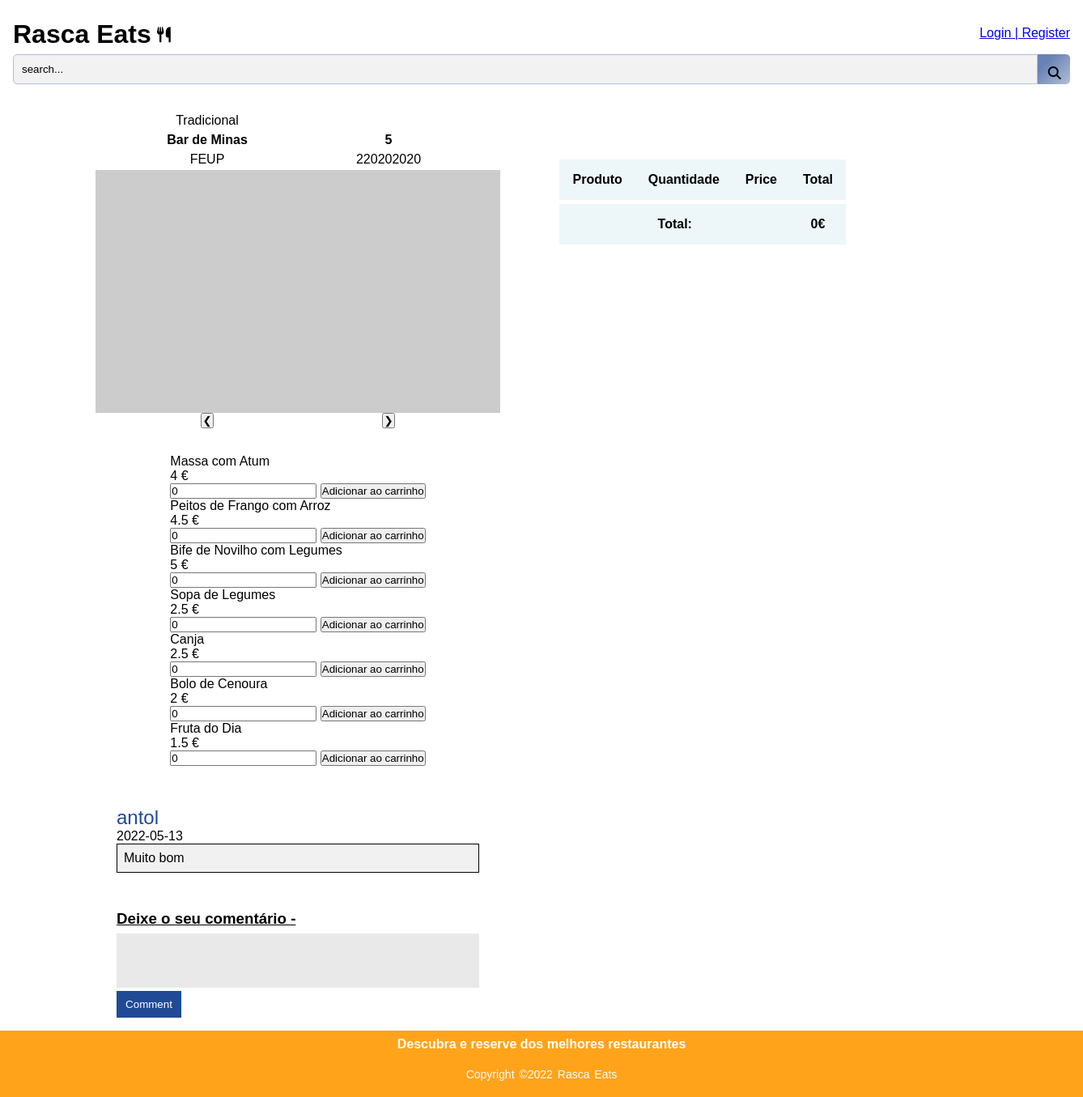
/restaurant.php?id=1, run on an earlier commit of the app's database.
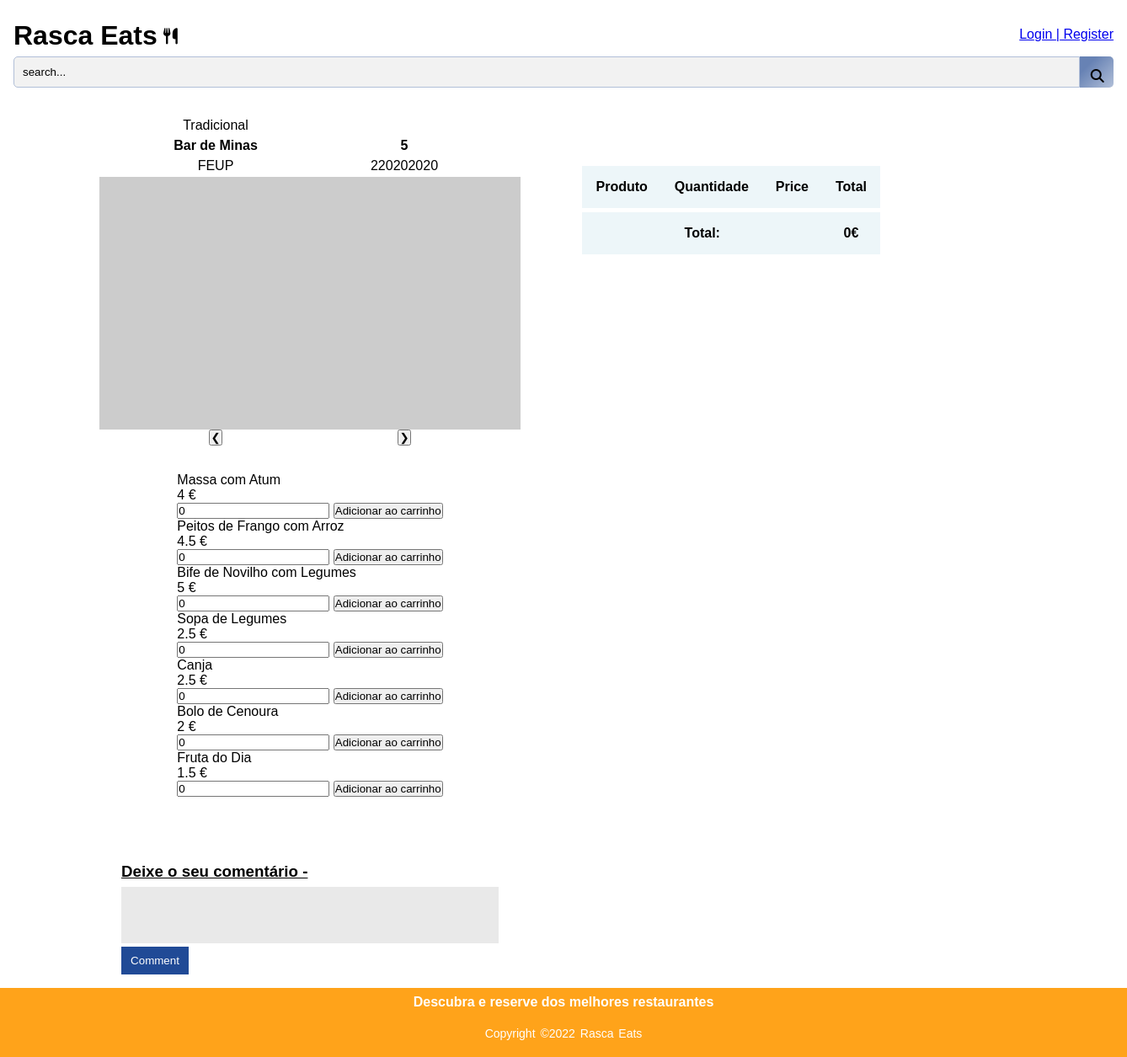
And on a later commit of the database.
### tables this page shows
CREATE TABLE Dish(
    dishId int PRIMARY KEY,
    restaurantId int,
    dishName varchar,
    price real,
    category varchar,
    CONSTRAINT fk_restaurantId FOREIGN KEY (restaurantId)
        REFERENCES Restaurant(restaurantId) 
        ON DELETE CASCADE
        ON UPDATE CASCADE
);

CREATE TABLE Comments(
    clientId int NOT NULL,
    restaurantId int NOT NULL,
    comment varchar NOT NULL,
    published date NOT NULL,
    CONSTRAINT fk_clientId FOREIGN KEY (clientId)
        REFERENCES Client(clientId) 
        ON DELETE CASCADE
        ON UPDATE CASCADE,
    CONSTRAINT fk_restaurantId FOREIGN KEY (restaurantId)
        REFERENCES Restaurant(restaurantId) 
        ON DELETE CASCADE
        ON UPDATE CASCADE 
);

CREATE TABLE Client(
    clientId int PRIMARY KEY NOT NULL,
    clientName varchar NOT NULL,
    email varchar NOT NULL,
    phoneNumber int NOT NULL,
    adress varchar NOT NULL,
    password varchar NOT NULL,
    username varchar NOT NULL
);

### sql/restaurant.php (called while the page is built, shortened)
<?php
    function getRestaurant($db){
        $stmt = $db->prepare('SELECT * FROM Restaurant WHERE restaurantId = ?');
        $stmt->execute(array($_GET['id']));
        return $stmt->fetch();
    }
    function getMenu($db){
        $stmt = $db->prepare('SELECT * FROM Dish WHERE restaurantId = ?');
        $stmt->execute(array($_GET['id']));
        return $stmt->fetchAll();
    }
?>

### sql/comments.php (called while the page is built, shortened)
<?php
    function getComments($db){
        $stmt = $db->prepare('SELECT * FROM Comments JOIN Client USING (clientID) WHERE restaurantId = ?');
        $stmt->execute(array($_GET['id']));
        return $stmt->fetchAll();
    }
?>

### restaurant.php (the view, shortened to what this page needs)
<?php
    require_once('sql/restaurant.php');
    require_once('templates/comments.php');
    require_once('sql/comments.php');
    $db = getDatabaseConnection();
    $db->setAttribute(PDO::ATTR_DEFAULT_FETCH_MODE, PDO::FETCH_ASSOC);
    $restaurant = getRestaurant($db);
    $menu = getMenu($db);
    $comments = getComments($db);
?>
<!DOCTYPE html>
<html lang="en">
<head>
    <link rel="stylesheet" href="style.css">
    <link rel="stylesheet" href="restaurant.css">
    <link rel="stylesheet" href="css/comments.css">
</head>
<body>
<header>
        <h1><a href="frontPage.php">Rasca Eats</a></h1>
        <i class="fa-solid fa-utensils"></i>
        <form action="https://www.google.pt/?hl=pt-PT" method="get" id="loginForm">
            <div class="login">
                <a href="login_register.php">Login | Register</a>
            </div>
        </form>
        <form action="file:///C:/Users/antol/LTW_php/Projeto_LTW/proj.html" method="get">
            <div class="search">
                <input type="text" class="searchInput" name="search" placeholder="search...">
                <button type="submit" class="searchButton">
                    <i class="fa-solid fa-magnifying-glass"></i>
                </button>
            </div>
        </form>
    </header>
    <section id= "restaurant">
        <p>
            <?php echo $restaurant['category'] ?>
        </p>
        <p>
            <?php echo $restaurant['restaurantName'] ?>
        </p>
        <p>
            <?php echo $restaurant['rating'] ?>
        </p>
        <p>
            <?php echo $restaurant['phoneNumber'] ?>
        </p>
        <p>
            <?php echo $restaurant['adress'] ?>
        </p>
        <img class = "slide" src="https://picsum.photos/500/300?food1" alt="Restaurant photo">
        <button class="left-button" onclick="plusDivs(-1)">&#10094;</button>
        <button class="right-button" onclick="plusDivs(+1)">&#10095;</button>
    </section>
    <section id = "cart">
    <table>
        <thead>
          <tr><th>Produto</th><th>Quantidade</th><th>Price</th><th>Total</th></tr>
        </thead>
        <tfoot>
          <tr><th colspan="3">Total:</th><th>0</th></tr>
        </tfoot>
      </table>
    </section>
    <section id = "dishes">
        <?php
            foreach($menu as $dish){ ?>
            <article>
                <p class="dishName"><?php echo $dish['dishName'] ?></p>
                <p class = "dishPrice"><?php echo $dish['price'] ?></p>
                <input class="quantity" type="number" value="0">
                <button class="buy">Adicionar ao carrinho</button></article> <?php
            }
        ?>
    </section>
    <section id = "reviews">
            <?php output_comments($comments)?>
            <h3>Deixe o seu comentário - </h3>
            <?php echo "<form method='POST' action='".setComments($db)."'>
                <input type='hidden' name='clientId' value='1'>
                <input type='hidden' name='restaurantId' value='2'>
                <input type='hidden' name='date' value='".date('Y-m-d')."'>
                <textarea name='comment'></textarea><br>
                <button type='submit' name='commentSubmit'>Comment</button>
            </form>"; ?>
        </section>
    <footer>
        <div class="footer-content">
            <h4>Descubra e reserve dos melhores restaurantes</h4>
        </div>
        <div class="footer-bottom">
            <p>copyright &copy;2022 Rasca Eats</p>
        </div>
    </footer>
    </body>
</html>

### templates/comments.php
<?php
    function output_comments($comments){
        foreach($comments as $comment ){?>
            <article class="comments">
                <br>
                <span class="username"><p><?php echo $comment['username'] ?></p></span>
                <span class="date"><?=date('Y-m-d', strtotime($comment['published']))?></span>
                <span class ="comment"><p><?php echo $comment['comment'] ?></p></span>
            </article>
<?php   }
    }
?>

What changed in the data, as far as the page shows it:
removed comments: clientId.username "antol", published "2022-05-13", comment "Muito bom"
